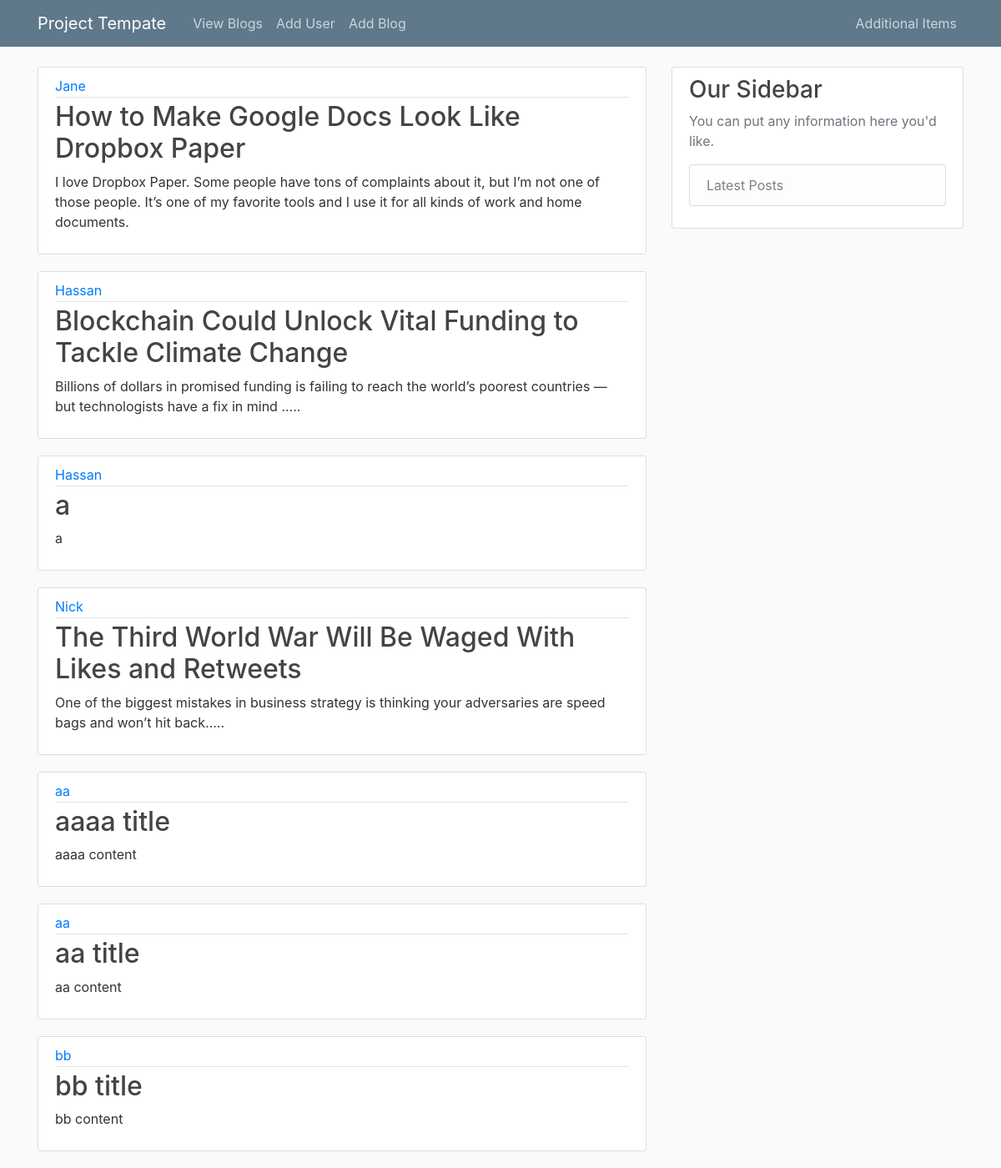
The page /home on the database its author committed.
### tables this page shows
CREATE TABLE blogs
(blogid int AUTO_INCREMENT,
username varchar(255),
title varchar(255),
content varchar(255),
PRIMARY KEY (blogid)
);

### flaskblog.py (the view)
@app.route("/")
@app.route("/home")
def home():
    conn = sqlite3.connect('blog.db')
    conn.row_factory = dict_factory
    c = conn.cursor()
    c.execute("SELECT * FROM blogs")
    posts = c.fetchall()
    return render_template('home.html', posts=posts)

### flaskblog.py (called while the page is built)
def dict_factory(cursor, row):
    d = {}
    for idx, col in enumerate(cursor.description):
        d[col[0]] = row[idx]
    return d

### templates/home.html
{% extends "layout.html" %}
{% block content %}
    {% for post in posts %}
        <article class="media content-section">
          <div class="media-body">
            <div class="article-metadata">
              <a class="mr-2" href="#">{{ post.username }}</a>
            </div>
            <h2><a class="article-title" href="#">{{ post.title }}</a></h2>
            <p class="article-content">{{ post.content }}</p>
          </div>
        </article>
    {% endfor %}
{% endblock content %}

### templates/layout.html (shortened to what this page needs)
<!DOCTYPE html>
<html>
<head>
    <link rel="stylesheet" href="https://maxcdn.bootstrapcdn.com/bootstrap/4.0.0/css/bootstrap.min.css">
    <link rel="stylesheet" type="text/css" href="{{ url_for('static', filename='main.css') }}">
</head>
<body>
    <header class="site-header">
      <nav class="navbar navbar-expand-md navbar-dark bg-steel fixed-top">
        <div class="container">
          <a class="navbar-brand mr-4" href="/">Project Tempate</a>
          <div class="collapse navbar-collapse" id="navbarToggle">
            <div class="navbar-nav mr-auto">
              <a class="nav-item nav-link" href="{{ url_for('home') }}">View Blogs</a>
              <a class="nav-item nav-link" href="{{ url_for('register') }}">Add User</a>
              <a class="nav-item nav-link" href="{{ url_for('blog') }}">Add Blog</a>
            </div>
            <div class="navbar-nav">
              <a class="nav-item nav-link" href="{{ url_for('home') }}">Additional Items</a>
            </div>
          </div>
        </div>
      </nav>
    </header>
    <main role="main" class="container">
      <div class="row">
        <div class="col-md-8">
          {% block content %}{% endblock %}
        </div>
        <div class="col-md-4">
          <div class="content-section">
            <h3>Our Sidebar</h3>
            <p class='text-muted'>You can put any information here you'd like.
              <ul class="list-group">
                <li class="list-group-item list-group-item-light">Latest Posts</li>
              </ul>
            </p>
          </div>
        </div>
      </div>
    </main>
</body>
</html>

### static/main.css (style rules this page uses)
body { background: #fafafa; color: #333333; margin-top: 5rem; }
h1, h2, h3, h4, h5, h6 { color: #444444; }
.bg-steel { background-color: #5f788a; }
.site-header .navbar-nav .nav-link { color: #cbd5db; }
.content-section { background: #ffffff; padding: 10px 20px; border: 1px solid #dddddd; border-radius: 3px; margin-bottom: 20px; }
.article-title { color: #444444; }
.article-content { white-space: pre-line; }
.article-metadata { padding-bottom: 1px; margin-bottom: 4px; border-bottom: 1px solid #e3e3e3 }

### rows shown on the page
blogs: username "bb", title "bb title", content "bb content"

### other values the page prints
{{ post.username }} "Jane" "Hassan" "Hassan" "Nick" "aa" "aa"
{{ post.title }} "How to Make Google Docs Look Like Dropbox Paper" "Blockchain Could Unlock Vital Funding to Tackle Climate Change" "a" "The Third World War Will Be Waged With Likes and Retweets" "aaaa title" "aa title"
{{ post.content }} "I love Dropbox Paper. Some people have tons of complaints about it, but I’m not one of those people. It’s one of my favorite tools and I use it for all kinds of work and home documents." "Billions of dollars in promised funding is failing to reach the world’s poorest countries — but technologists have a fix in mind ....." "a" "One of the biggest mistakes in business strategy is thinking your adversaries are speed bags and won’t hit back....." "aaaa content" "aa content"
